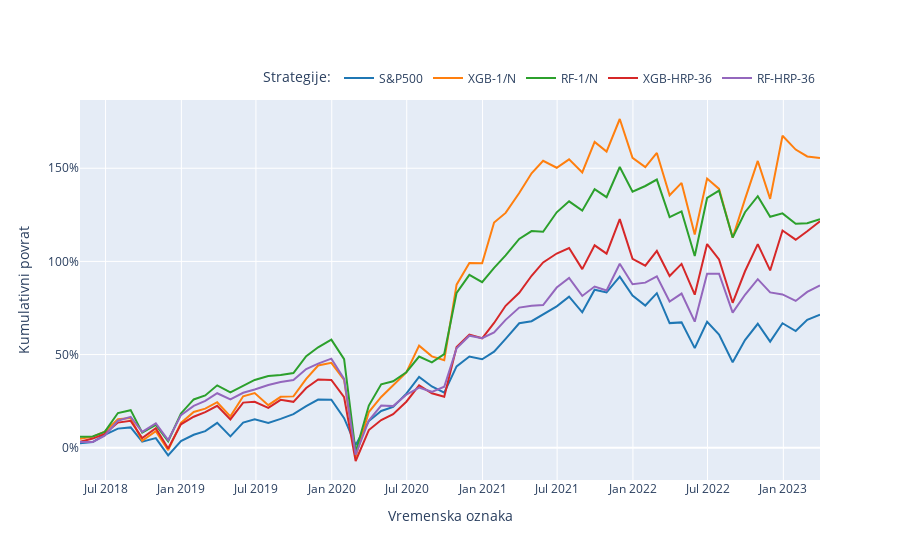

Notebook code for this chart:
### Code cell
# Assuming your DataFrame is called 'df'

# Rename the columns for better readability in the legend
df = df.rename(columns={
    'cumulative_benchmark': 'S&P500',
    'cumulative_returns_assets50_MLChoice-xgboost-60-fixed_SimpleAllocator': 'XGB-1/N',
    'cumulative_returns_assets50_MLChoice-random_forest-60-fixed_SimpleAllocator': 'RF-1/N',
    'cumulative_returns_assets50_MLChoice-xgboost-60-fixed_HRP-36': 'XGB-HRP-36',
    'cumulative_returns_assets50_MLChoice-random_forest-60-fixed_HRP-36': 'RF-HRP-36'
})[["timestamp", "S&P500", "XGB-1/N", "RF-1/N", "XGB-HRP-36", "RF-HRP-36"]]

# Create the line chart
fig = go.Figure()

# Add each column to the chart
for column in df.columns[1:]:
    fig.add_trace(go.Scatter(
        x=df['timestamp'],
        y=df[column],
        mode='lines',
        name=column
    ))

# Define an eye-pleasing color scheme
color_scheme = [
    '#1f77b4',  # blue
    '#ff7f0e',  # orange
    '#2ca02c',  # green
    '#d62728',  # red
    '#9467bd',   # purple
    '#e5b800'   # yellow
]

# Assign colors to each line
for i, trace in enumerate(fig.data):
    trace.line.color = color_scheme[i]

# Set the title and axis labels
fig.update_layout(
    #title='Kumulativni povrat različitih strategija kroz testni period',
    #title_x=0.5,
    xaxis_title='Vremenska oznaka',
    yaxis_title='Kumulativni povrat'
)

# Show the legend with the formatted names
fig.update_layout(
    legend=dict(
        title='Strategije:',
        orientation='h',
        yanchor='bottom',
        y=1.02,
        xanchor='right',
        x=1
    )
)

fig.update_yaxes(tickformat='.0%')

# Display the chart
fig.show()
